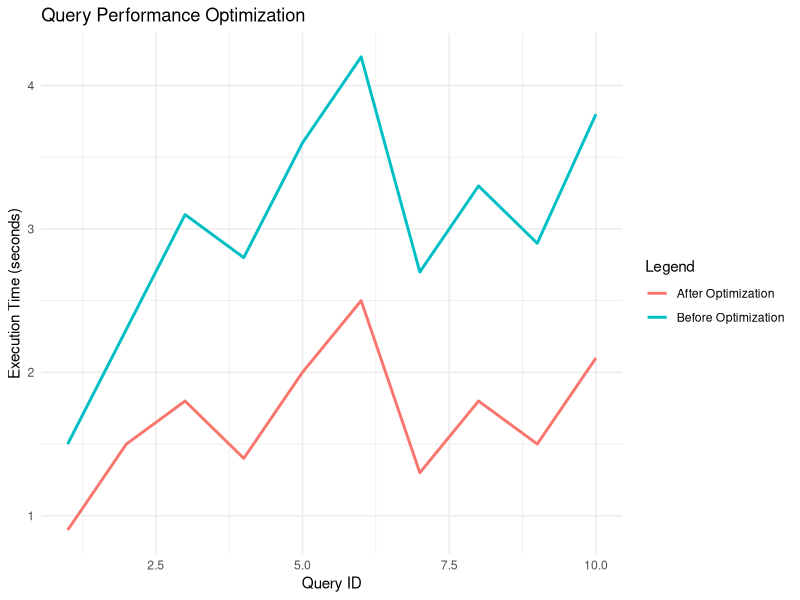

Write the R code that produced this figure.
# Load necessary libraries
library(ggplot2)
library(dplyr)

# Sample data: Query execution times before and after optimization
query_data <- data.frame(
  query_id = 1:10,
  before_optimization = c(1.5, 2.3, 3.1, 2.8, 3.6, 4.2, 2.7, 3.3, 2.9, 3.8),  # in seconds
  after_optimization = c(0.9, 1.5, 1.8, 1.4, 2.0, 2.5, 1.3, 1.8, 1.5, 2.1)     # in seconds
)

# Calculate performance improvement
query_data <- query_data %>%
  mutate(improvement = (before_optimization - after_optimization) / before_optimization * 100)

# Plot execution time before and after optimization
ggplot(query_data, aes(x = query_id)) +
  geom_line(aes(y = before_optimization, color = "Before Optimization"), size = 1) +
  geom_line(aes(y = after_optimization, color = "After Optimization"), size = 1) +
  labs(title = "Query Performance Optimization",
       x = "Query ID",
       y = "Execution Time (seconds)",
       color = "Legend") +
  theme_minimal()

# Print query performance improvements
print(query_data)
